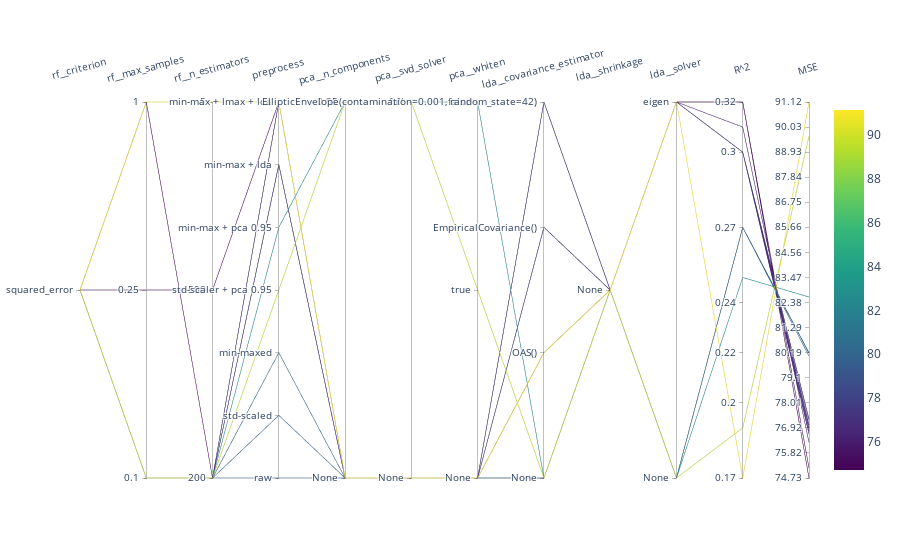

Write notebook code for a chart like this one.
### Code cell
print_results(
    name_estimator,
    best_preprocessor,
    best_estimator,
    best_predictions,
)

### Figure 1 — Plotly figure (JSON) as saved in the notebook; plotly's stock layout.template omitted (floating-point values rounded to 4 significant figures)
{"data": [{"dimensions": [{"label": "rf__criterion", "ticktext": ["squared_error"], "tickvals": [0], "values": [0, 0, 0, 0, 0, 0, 0, 0, 0, 0, 0, 0, 0, 0, 0, 0]}, {"label": "rf__max_samples", "ticktext": [0.1, 0.25, 1], "tickvals": [0, 1, 2], "values": [0, 0, 0, 0, 0, 0, 0, 0, 0, 0, 0, 0, 0, 1, 2, 2]}, {"label": "rf__n_estimators", "ticktext": [200, 500, 5], "tickvals": [0, 1, 2], "values": [0, 0, 0, 0, 0, 0, 0, 0, 0, 0, 0, 0, 0, 1, 2, 0]}, {"label": "preprocess", "ticktext": ["raw", "std-scaled", "min-maxed", "std-scaler + pca 0.95", "min-max + pca 0.95", "min-max + lda", "min-max + lmax + lda"], "tickvals": [0, 1, 2, 3, 4, 5, 6], "values": [0, 1, 2, 3, 4, 5, 5, 5, 5, 6, 6, 6, 6, 6, 6, 6]}, {"label": "pca__n_components", "ticktext": ["None", 0.95], "tickvals": [0, 1], "values": [0, 0, 0, 1, 1, 0, 0, 0, 0, 0, 0, 0, 0, 0, 0, 0]}, {"label": "pca__svd_solver", "ticktext": ["None", "full"], "tickvals": [0, 1], "values": [0, 0, 0, 1, 1, 0, 0, 0, 0, 0, 0, 0, 0, 0, 0, 0]}, {"label": "pca__whiten", "ticktext": ["None", true, false], "tickvals": [0, 1, 2], "values": [0, 0, 0, 1, 2, 0, 0, 0, 0, 0, 0, 0, 0, 0, 0, 0]}, {"label": "lda__covariance_estimator", "ticktext": ["None", "OAS()", "EmpiricalCovariance()", "EllipticEnvelope(contamination=0.001, random_state=42)"], "tickvals": [0, 1, 2, 3], "values": [0, 0, 0, 0, 0, 0, 1, 2, 3, 1, 0, 2, 3, 1, 1, 1]}, {"label": "lda__shrinkage", "ticktext": ["None"], "tickvals": [0], "values": [0, 0, 0, 0, 0, 0, 0, 0, 0, 0, 0, 0, 0, 0, 0, 0]}, {"label": "lda__solver", "ticktext": ["None", "eigen"], "tickvals": [0, 1], "values": [0, 0, 0, 0, 0, 1, 1, 1, 1, 1, 1, 1, 1, 1, 1, 1]}, {"label": "R^2", "tickvals": [0.17, 0.2, 0.22, 0.24, 0.27, 0.3, 0.32], "values": [0.27, 0.27, 0.27, 0.19, 0.25, 0.3, 0.3, 0.3, 0.3, 0.31, 0.3, 0.3, 0.3, 0.32, 0.17, 0.32]}, {"label": "MSE", "tickvals": [74.73, 75.82, 76.92, 78.01, 79.1, 80.19, 81.29, 82.38, 83.47, 84.56, 85.66, 86.75, 87.84, 88.93, 90.03, 91.12], "values": [80.19, 80.04, 80.16, 89.63, 82.62, 77.26, 76.65, 77.29, 76.93, 76.28, 77.06, 76.9, 76.76, 75.17, 91.12, 74.73]}], "labelangle": -15, "line": {"color": [80.19, 80.04, 80.16, 89.63, 82.62, 77.26, 76.65, 77.29, 76.93, 76.28, 77.06, 76.9, 76.76, 75.17, 91.12, 74.73], "colorscale": [[0, "#440154"], [0.1111, "#482878"], [0.2222, "#3e4989"], [0.3333, "#31688e"], [0.4444, "#26828e"], [0.5556, "#1f9e89"], [0.6667, "#35b779"], [0.7778, "#6ece58"], [0.8889, "#b5de2b"], [1, "#fde725"]], "showscale": true}, "type": "parcoords"}], "layout": {}}
